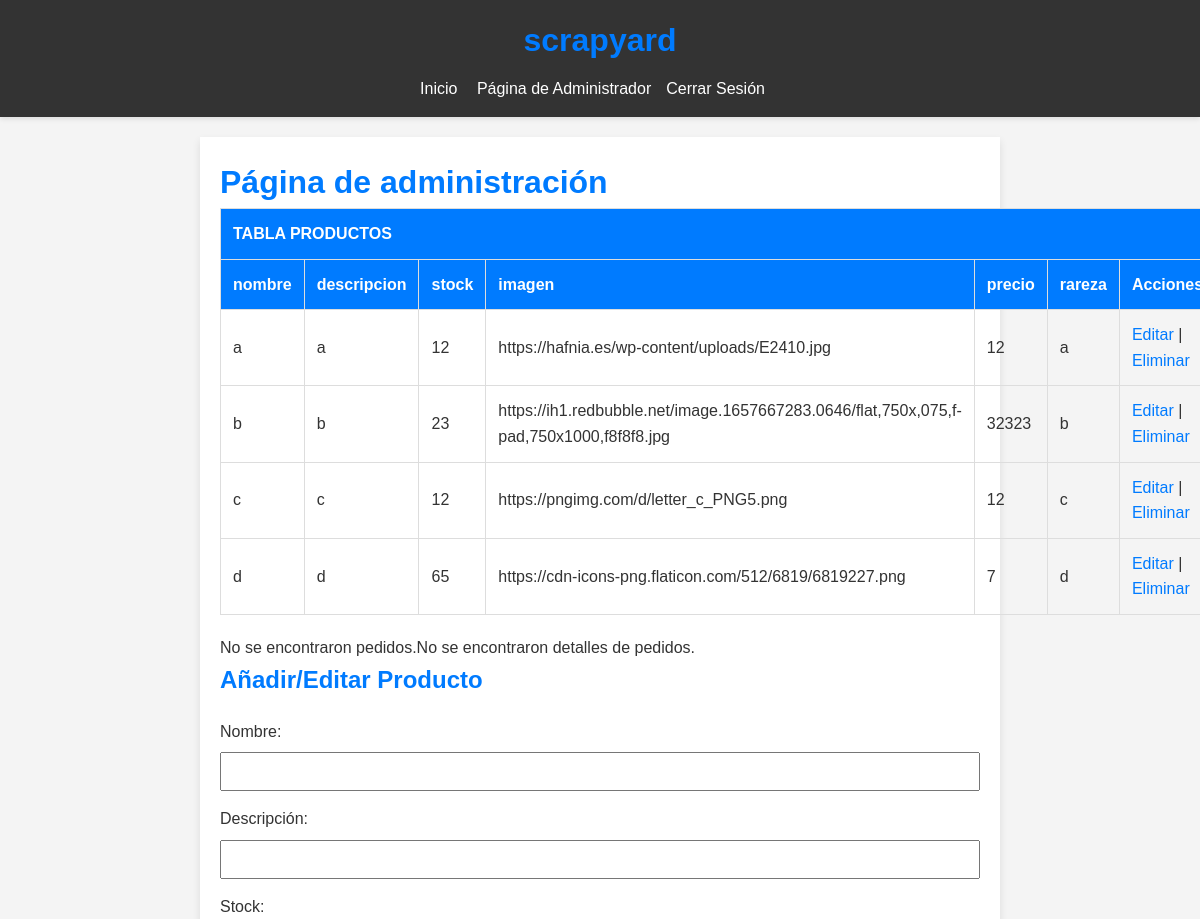
/adminpage.php (signed in, upper part), run on an earlier commit of the app's database.
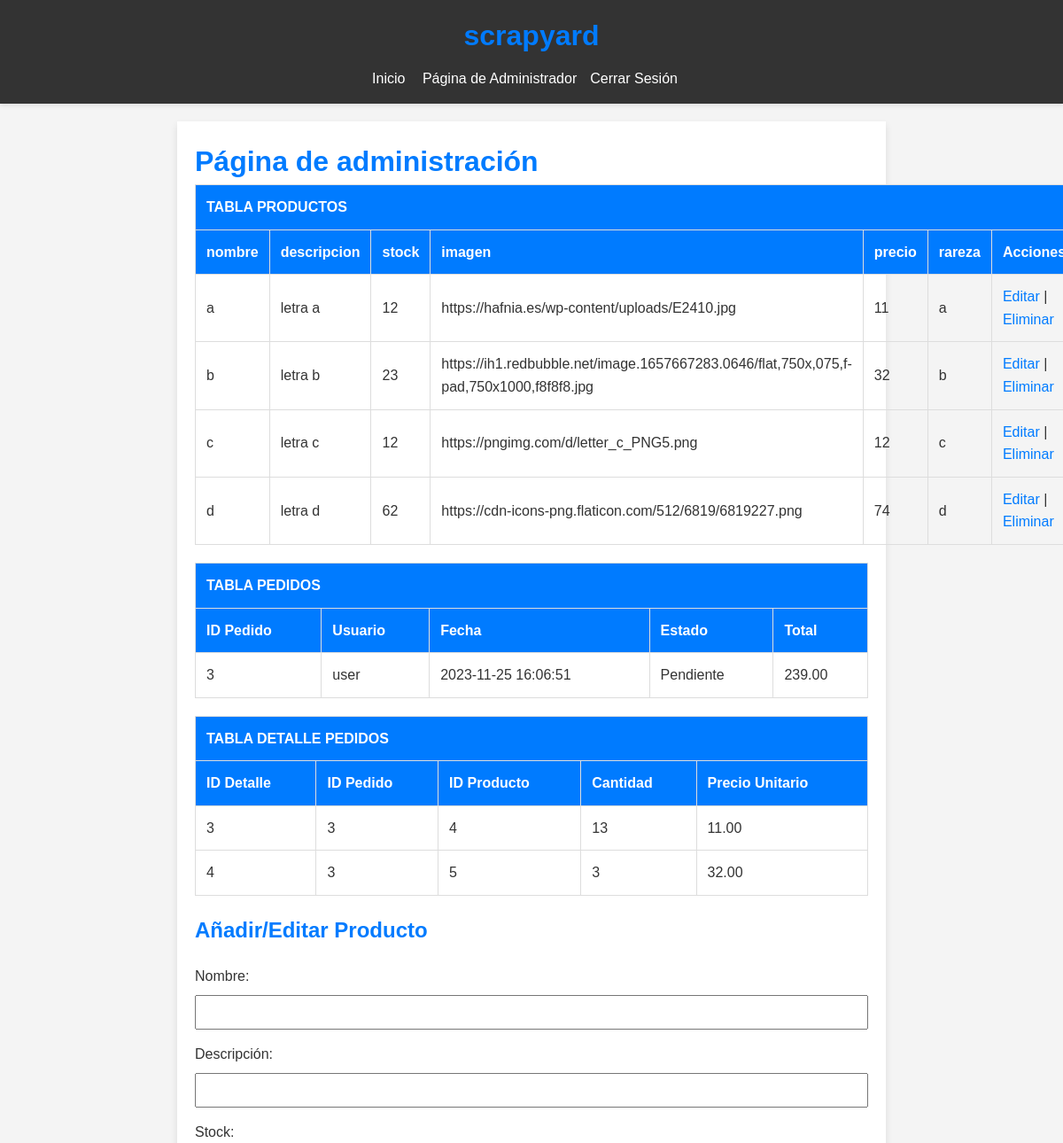
And on a later commit of the database.
### tables this page shows
CREATE TABLE `productos` (
  `id` int(11) NOT NULL,
  `nombre` varchar(111) NOT NULL,
  `descripcion` varchar(500) NOT NULL,
  `stock` int(100) NOT NULL,
  `imagen` varchar(500) DEFAULT NULL,
  `precio` int(11) DEFAULT NULL,
  `rareza` varchar(128) DEFAULT NULL
);

CREATE TABLE `pedidos` (
  `id` int(11) NOT NULL,
  `idusuario` int(11) DEFAULT NULL,
  `fecha` timestamp NOT NULL DEFAULT current_timestamp(),
  `estado` varchar(255) DEFAULT 'Pendiente',
  `total` decimal(10,2) DEFAULT NULL
);

CREATE TABLE `users` (
  `id` int(11) NOT NULL,
  `username` varchar(100) NOT NULL,
  `password` varchar(100) NOT NULL,
  `role` varchar(100) NOT NULL DEFAULT 'user'
);

CREATE TABLE `detalles_pedido` (
  `id` int(11) NOT NULL,
  `idpedido` int(11) DEFAULT NULL,
  `idproducto` int(11) DEFAULT NULL,
  `cantidad` int(11) DEFAULT NULL,
  `precioUnitario` decimal(10,2) DEFAULT NULL
);

### adminpage.php (the view, shortened to what this page needs)
<?php
include 'conexion.php';
include 'header.php';
echo "<h1>Página de administración</h1>";
function obtenerNombreUsuario($idUsuario)
{
    global $conn;
    $sql = "SELECT username FROM users WHERE id = $idUsuario";
    $result = $conn->query($sql);
    if ($result->num_rows > 0) {
        $row = $result->fetch_assoc();
        return $row['username'];
    } else {
        return 'Usuario no encontrado';
    }
}
$sqlProductos = "SELECT * FROM productos";
$resultProductos = $conn->query($sqlProductos);
if ($resultProductos->num_rows > 0) {
    echo "<table border='1'>";
    echo "<tr><th colspan='7'>TABLA PRODUCTOS</th></tr>";
    echo "<tr><th>nombre</th><th>descripcion</th><th>stock</th><th>imagen</th><th>precio</th><th>rareza</th><th>Acciones</th></tr>";
    while ($row = $resultProductos->fetch_assoc()) {
        echo "<tr>";
        echo "<td>" . $row['nombre'] . "</td>";
        echo "<td>" . $row['descripcion'] . "</td>";
        echo "<td>" . $row['stock'] . "</td>";
        echo "<td>" . $row['imagen'] . "</td>";
        echo "<td>" . $row['precio'] . "</td>";
        echo "<td>" . $row['rareza'] . "</td>";
        echo "<td><a href='adminpage.php?editar=" . $row['id'] . "'>Editar</a> | <a href='adminpage.php?eliminar=" . $row['id'] . "'>Eliminar</a></td>";
        echo "</tr>";
    }
    echo "</table>";
} else {
    echo "No se encontraron productos.";
}
$sqlPedidos = "SELECT * FROM pedidos";
$resultPedidos = $conn->query($sqlPedidos);
if ($resultPedidos->num_rows > 0) {
    echo "<table border='1'>";
    echo "<tr><th colspan='5'>TABLA PEDIDOS</th></tr>";
    echo "<tr><th>ID Pedido</th><th>Usuario</th><th>Fecha</th><th>Estado</th><th>Total</th></tr>";
    while ($rowPedido = $resultPedidos->fetch_assoc()) {
        echo "<tr>";
        echo "<td>" . $rowPedido['id'] . "</td>";
        echo "<td>" . obtenerNombreUsuario($rowPedido['idusuario']) . "</td>";
        echo "<td>" . $rowPedido['fecha'] . "</td>";
        echo "<td>" . $rowPedido['estado'] . "</td>";
        echo "<td>" . $rowPedido['total'] . "</td>";
        echo "</tr>";
    }
    echo "</table>";
} else {
    echo "No se encontraron pedidos.";
}
$sqlDetallesPedido = "SELECT * FROM detalles_pedido";
$resultDetallesPedido = $conn->query($sqlDetallesPedido);
if ($resultDetallesPedido->num_rows > 0) {
    echo "<table border='1'>";
    echo "<tr><th colspan='5'>TABLA DETALLE PEDIDOS</th></tr>";
    echo "<tr><th>ID Detalle</th><th>ID Pedido</th><th>ID Producto</th><th>Cantidad</th><th>Precio Unitario</th></tr>";
    while ($rowDetallePedido = $resultDetallesPedido->fetch_assoc()) {
        echo "<tr>";
        echo "<td>" . $rowDetallePedido['id'] . "</td>";
        echo "<td>" . $rowDetallePedido['idpedido'] . "</td>";
        echo "<td>" . $rowDetallePedido['idproducto'] . "</td>";
        echo "<td>" . $rowDetallePedido['cantidad'] . "</td>";
        echo "<td>" . $rowDetallePedido['precioUnitario'] . "</td>";
        echo "</tr>";
    }
    echo "</table>";
} else {
    echo "No se encontraron detalles de pedidos.";
}
echo "<h2>Añadir/Editar Producto</h2>";
$nombre = $descripcion = $stock = $imagen = $precio = $rareza = "";
echo "<form method='post' action='adminpage.php'>";
echo "<label for='nombre'>Nombre:</label>";
echo "<input type='text' name='nombre' value='$nombre' required><br>";
echo "<label for='descripcion'>Descripción:</label>";
echo "<input type='text' name='descripcion' value='$descripcion' required><br>";
echo "<label for='stock'>Stock:</label>";
echo "<input type='number' name='stock' value='$stock' required><br>";
echo "<input type='text' name='imagen' value='$imagen' required><br>";
echo "<input type='number' name='precio' value='$precio' required><br>";
echo "<input type='text' name='rareza' value='$rareza' required><br>";
echo "</form>";
include 'footer.php';

### header.php (shortened to what this page needs)
<!DOCTYPE html>
<html lang="es">
<head>
    <link rel="stylesheet" type="text/css" href="styles.css">
</head>
<body>
    <header>
        <h1>scrapyard</h1>
        <nav>
            <ul>
                <li><a href="index.php">Inicio</a></li>
                <?php
$rol = isset($_SESSION['rol']) ? $_SESSION['rol'] : null;
if (isset($_SESSION['usuario']) && isset($rol)) {
    if ($rol == 'admin') {
        echo '<li><a href="adminpage.php">Página de Administrador</a></li>';
    } else {
        echo '<li><a href="userpage.php">Página de Usuario</a></li>';
    }
    echo '<li><a href="cerrarsesion.php">Cerrar Sesión</a></li>';
} else {
    echo '<li><a href="login.php">Identifícate</a></li>';
}
?>
            </ul>
        </nav>
    </header>
    <main>

### footer.php (shortened to what this page needs)
</main>
</body>
</html>

### styles.css (style rules this page uses)
* { margin: 0; padding: 0; box-sizing: border-box; }
:root { --color-primary: #007bff; --color-background: #f4f4f4; --color-text: #333; --color-white: #fff; }
body { font-family: 'Arial', sans-serif; background-color: var(--color-background); color: var(--color-text); line-height: 1.6; }
h1, h2, h3 { color: var(--color-primary); }
table { width: 100%; border-collapse: collapse; margin-bottom: 20px; }
th, td { border: 1px solid #ddd; padding: 12px; text-align: left; }
th { background-color: var(--color-primary); color: var(--color-white); }
a { color: var(--color-primary); text-decoration: none; }
form { margin-top: 20px; }
label { display: block; margin-bottom: 8px; }
input { width: 100%; padding: 10px; margin-bottom: 15px; box-sizing: border-box; }
header { background-color: #333; color: var(--color-white); text-align: center; padding: 15px; box-shadow: 0 2px 5px rgba(0, 0, 0, 0.1); }
header h1 { margin-bottom: 10px; }
nav ul { list-style: none; padding: 0; }
nav ul li { display: inline-block; margin-right: 15px; }
nav a { color: var(--color-white); text-decoration: none; }
main { max-width: 800px; margin: 20px auto; padding: 20px; background-color: var(--color-white); box-shadow: 0 4px 8px rgba(0, 0, 0, 0.1); }

What changed in the data, as far as the page shows it:
changed productos "https://hafnia.es/wp-content/uploads/E2410.jpg": descripcion "a" → "letra a"; precio "12" → "11"
changed productos: descripcion "b" → "letra b"; precio "32323" → "32"
changed productos "https://pngimg.com/d/letter_c_PNG5.png": descripcion "c" → "letra c"
changed productos "https://cdn-icons-png.flaticon.com/512/6819/6819227.png": descripcion "d" → "letra d"; stock "65" → "62"; precio "7" → "74"
added pedidos: id "3", idusuario.username "user", fecha "2023-11-25 16:06:51", estado "Pendiente", total "239.00"
added detalles_pedido: id "3", idpedido "3", idproducto "4", cantidad "13", precioUnitario "11.00"
added detalles_pedido: id "4", idpedido "3", idproducto "5", cantidad "3", precioUnitario "32.00"
Also different on the page:
text no longer shown: "No se encontraron pedidos. No se encontraron detalles de pedidos."
text now shown: "TABLA PEDIDOS ID Pedido Usuario Fecha Estado Total TABLA DETALLE PEDIDOS ID Detalle ID Pedido ID Producto Cantidad Precio Unitario"
